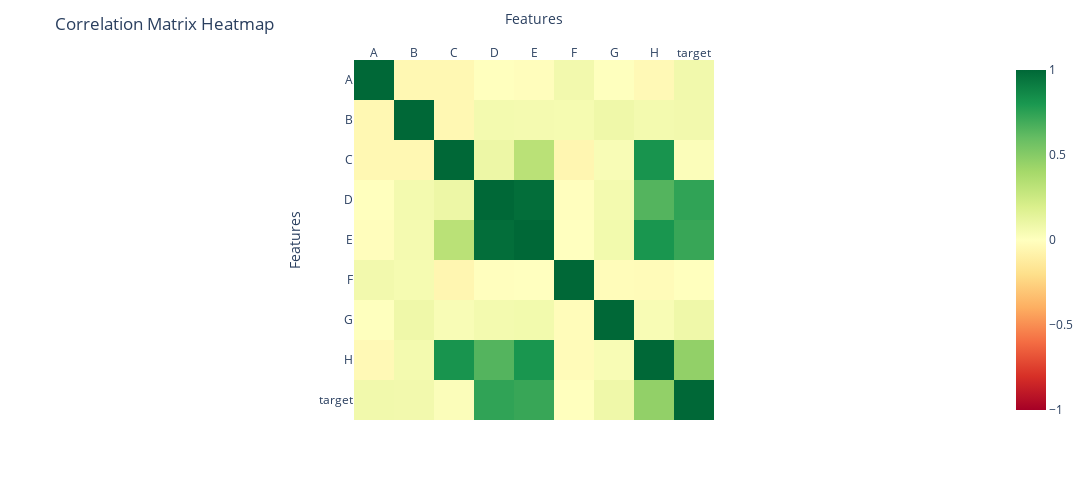

The code cell stored with this chart in its notebook:
### Code cell
veda.viz_correlation_interactive(data=data, cutoff=.0)

### Figure 1 — Plotly figure (JSON) as saved in the notebook; plotly's stock layout.template omitted (floating-point values rounded to 4 significant figures)
{"data": [{"coloraxis": "coloraxis", "colorbar": {"title": {"text": "Correlation"}}, "hovertemplate": "x: %{x}<br>y: %{y}<br>color: %{z}<extra></extra>", "name": "0", "showscale": true, "type": "heatmap", "x": ["A", "B", "C", "D", "E", "F", "G", "H", "target"], "xaxis": "x", "y": ["A", "B", "C", "D", "E", "F", "G", "H", "target"], "yaxis": "y", "z": [[1, -0.04596, -0.04513, -0.002574, -0.01028, 0.07029, 0.004703, -0.03618, 0.0745], [-0.04596, 1, -0.04516, 0.06088, 0.05696, 0.0551, 0.08276, 0.06233, 0.07066], [-0.04513, -0.04516, 1, 0.09706, 0.3233, -0.05547, 0.03488, 0.8165, 0.01875], [-0.002574, 0.06088, 0.09706, 1, 0.9749, -0.004819, 0.06073, 0.6479, 0.742], [-0.01028, 0.05696, 0.3233, 0.9749, 1, -0.0004726, 0.0674, 0.8089, 0.7224], [0.07029, 0.0551, -0.05547, -0.004819, -0.0004726, 1, -0.01839, -0.02384, -0.002747], [0.004703, 0.08276, 0.03488, 0.06073, 0.0674, -0.01839, 1, 0.03806, 0.0853], [-0.03618, 0.06233, 0.8165, 0.6479, 0.8089, -0.02384, 0.03806, 1, 0.463], [0.0745, 0.07066, 0.01875, 0.742, 0.7224, -0.002747, 0.0853, 0.463, 1]]}], "layout": {"coloraxis": {"cmax": 1, "cmin": -1, "colorscale": [[0, "rgb(165,0,38)"], [0.1, "rgb(215,48,39)"], [0.2, "rgb(244,109,67)"], [0.3, "rgb(253,174,97)"], [0.4, "rgb(254,224,139)"], [0.5, "rgb(255,255,191)"], [0.6, "rgb(217,239,139)"], [0.7, "rgb(166,217,106)"], [0.8, "rgb(102,189,99)"], [0.9, "rgb(26,152,80)"], [1, "rgb(0,104,55)"]]}, "height": 500, "margin": {"t": 60}, "title": {"text": "Correlation Matrix Heatmap"}, "width": 1280, "xaxis": {"anchor": "y", "constrain": "domain", "domain": [0, 1], "scaleanchor": "y", "side": "top", "title": {"text": "Features"}}, "yaxis": {"anchor": "x", "autorange": "reversed", "constrain": "domain", "domain": [0, 1], "title": {"text": "Features"}}}}
